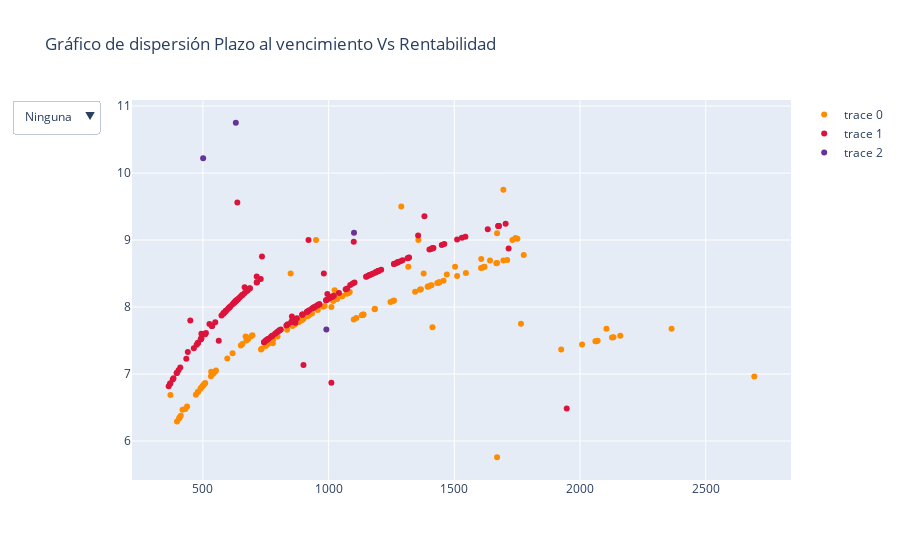

Notebook cell for this chart:
### Code cell
data = [extraer_datos(archivo, calificacion=tabla_calificaciones.loc[i]['Calificacion'], titulo='OBLIGACIONES')
        for i in tabla_calificaciones.index]

x0 = data[0]['PLAZO POR VENCER'] 
y0 = data[0]['TASA NOMINAL EQUIVALENTE %'] 

x1 = data[1]['PLAZO POR VENCER'] 
y1 = data[1]['TASA NOMINAL EQUIVALENTE %'] 

x2 = data[2]['PLAZO POR VENCER'] 
y2 = data[2]['TASA NOMINAL EQUIVALENTE %'] 

# Inicializar figura
fig = go.Figure()

# Añadir gráficas

fig.add_trace(
        go.Scatter(
        x=x0,
        y=y0,
        mode="markers",
        marker=dict(color="DarkOrange")
    )
)
fig.add_trace(
        go.Scatter(
        x=x1,
        y=y1,
        mode="markers",
        marker=dict(color="Crimson")
    )
)
fig.add_trace(
        go.Scatter(
        x=x2,
        y=y2,
        mode="markers",
        marker=dict(color="RebeccaPurple")
    )
)

# Crear botones
cat1 = [dict(x=x0,y=y0, xref="x", yref="y")]
                         #text="High Max:<br> %.3f" % df.High.max(),
                         #ax=0, ay=-40)]
cat2 = [dict(x=x1, y=y1, xref="x", yref="y")]
                        #text="Low Min:<br> %.3f" % df.Low.min(),
                        #ax=0, ay=40)]
cat3 = [dict(x=x2, y=y2, xref="x", yref="y")]
                        #text="Low Min:<br> %.3f" % df.Low.min(),
                        #ax=0, ay=40)]
fig.update_layout(
    updatemenus=[
        dict(
            active=0,
            buttons=list([
                dict(label="Ninguna",
                     method="update",
                     args=[{"visible": [False, False, False, False]},
                           {"title": "Rendimiento/Plazo",
                            "annotations": []}]),
                dict(label="01000",
                     method="update",
                     args=[{"visible": [True, False, False, False]},
                           {"title": "Categoría 01000: ['AAA+', 'AAA', 'AAA-']",
                            "annotations": cat1}]),
                dict(label="02000",
                     method="update",
                     args=[{"visible": [False, True, False, False]},
                           {"title": "Categoría 02000: ['AA+', 'AA', 'AA-']",
                            "annotations": cat2}]),
                dict(label="03000",
                     method="update",
                     args=[{"visible": [False, False, True, False]},
                           {"title": "Categoría 03000: ['A+', 'A', ' A-']",
                            "annotations": cat3}]),
                dict(label="Todas",
                     method="update",
                     args=[{"visible": [True, True, True, True]},
                           {"title": "Todas las categorías",
                            "annotations": cat1 + cat2 + cat3}]),
            ]),
        )
    ])

# Título
fig.update_layout(title_text="Gráfico de dispersión Plazo al vencimiento Vs Rentabilidad")
fig.show()

### Figure 1 — Plotly figure (JSON) as saved in the notebook; plotly's stock layout.template omitted (floating-point values rounded to 4 significant figures; data arrays with more than 128 entries replaced by an {"elided": "..."} marker saying what was removed)
{"data": [{"marker": {"color": "DarkOrange"}, "mode": "markers", "type": "scatter", "x": {"elided": "138 int values"}, "y": {"elided": "138 float values"}}, {"marker": {"color": "Crimson"}, "mode": "markers", "type": "scatter", "x": {"elided": "177 int values"}, "y": {"elided": "177 float values"}}, {"marker": {"color": "RebeccaPurple"}, "mode": "markers", "type": "scatter", "x": [501, 631, 991, 1101], "y": [10.22, 10.75, 7.663, 9.109]}], "layout": {"title": {"text": "Gráfico de dispersión Plazo al vencimiento Vs Rentabilidad"}, "updatemenus": [{"active": 0, "buttons": [{"args": [{"visible": [false, false, false, false]}, {"annotations": [], "title": "Rendimiento/Plazo"}], "label": "Ninguna", "method": "update"}, {"args": [{"visible": [true, false, false, false]}, {"annotations": [{"x": {"elided": "138 int values"}, "xref": "x", "y": {"elided": "138 float values"}, "yref": "y"}], "title": "Categoría 01000: ['AAA+', 'AAA', 'AAA-']"}], "label": "01000", "method": "update"}, {"args": [{"visible": [false, true, false, false]}, {"annotations": [{"x": {"elided": "177 int values"}, "xref": "x", "y": {"elided": "177 float values"}, "yref": "y"}], "title": "Categoría 02000: ['AA+', 'AA', 'AA-']"}], "label": "02000", "method": "update"}, {"args": [{"visible": [false, false, true, false]}, {"annotations": [{"x": [501, 631, 991, 1101], "xref": "x", "y": [10.22, 10.75, 7.663, 9.109], "yref": "y"}], "title": "Categoría 03000: ['A+', 'A', ' A-']"}], "label": "03000", "method": "update"}, {"args": [{"visible": [true, true, true, true]}, {"annotations": [{"x": {"elided": "138 int values"}, "xref": "x", "y": {"elided": "138 float values"}, "yref": "y"}, {"x": {"elided": "177 int values"}, "xref": "x", "y": {"elided": "177 float values"}, "yref": "y"}, {"x": [501, 631, 991, 1101], "xref": "x", "y": [10.22, 10.75, 7.663, 9.109], "yref": "y"}], "title": "Todas las categorías"}], "label": "Todas", "method": "update"}]}]}}
